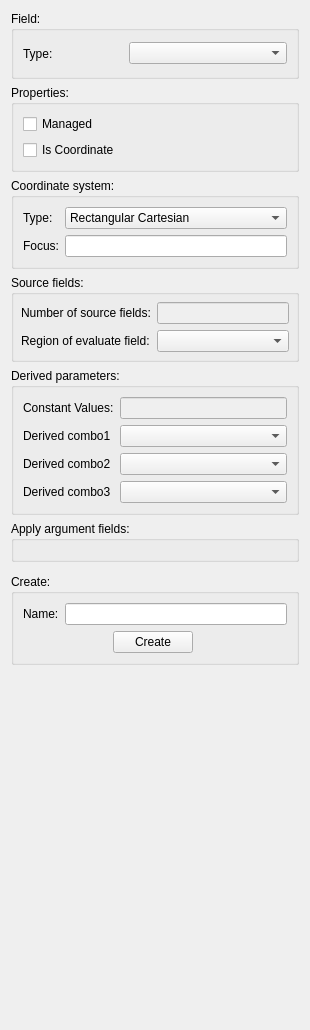
<?xml version="1.0" encoding="UTF-8"?>
<ui version="4.0">
 <class>FieldEditorWidget</class>
 <widget class="QWidget" name="FieldEditorWidget">
  <property name="enabled">
   <bool>true</bool>
  </property>
  <property name="geometry">
   <rect>
    <x>0</x>
    <y>0</y>
    <width>310</width>
    <height>1030</height>
   </rect>
  </property>
  <property name="sizePolicy">
   <sizepolicy hsizetype="Preferred" vsizetype="Preferred">
    <horstretch>0</horstretch>
    <verstretch>0</verstretch>
   </sizepolicy>
  </property>
  <property name="minimumSize">
   <size>
    <width>180</width>
    <height>0</height>
   </size>
  </property>
  <property name="windowTitle">
   <string>Field Editor</string>
  </property>
  <layout class="QVBoxLayout" name="verticalLayout">
   <item>
    <widget class="QGroupBox" name="field_groupbox">
     <property name="title">
      <string>Field:</string>
     </property>
     <layout class="QHBoxLayout" name="horizontalLayout">
      <item>
       <widget class="QLabel" name="field_type_label">
        <property name="sizePolicy">
         <sizepolicy hsizetype="Minimum" vsizetype="Preferred">
          <horstretch>0</horstretch>
          <verstretch>0</verstretch>
         </sizepolicy>
        </property>
        <property name="minimumSize">
         <size>
          <width>100</width>
          <height>27</height>
         </size>
        </property>
        <property name="text">
         <string>Type:</string>
        </property>
       </widget>
      </item>
      <item>
       <widget class="FieldTypeChooserWidget" name="field_type_chooser">
        <property name="sizePolicy">
         <sizepolicy hsizetype="Expanding" vsizetype="Fixed">
          <horstretch>0</horstretch>
          <verstretch>0</verstretch>
         </sizepolicy>
        </property>
        <property name="sizeAdjustPolicy">
         <enum>QComboBox::AdjustToContents</enum>
        </property>
       </widget>
      </item>
     </layout>
    </widget>
   </item>
   <item>
    <widget class="QGroupBox" name="general_groupbox">
     <property name="enabled">
      <bool>true</bool>
     </property>
     <property name="maximumSize">
      <size>
       <width>16777215</width>
       <height>16777215</height>
      </size>
     </property>
     <property name="title">
      <string>Properties:</string>
     </property>
     <property name="checkable">
      <bool>false</bool>
     </property>
     <layout class="QGridLayout" name="gridLayout_3">
      <item row="1" column="0">
       <widget class="QCheckBox" name="type_coordinate_checkbox">
        <property name="text">
         <string>Is Coordinate</string>
        </property>
       </widget>
      </item>
      <item row="0" column="0">
       <widget class="QCheckBox" name="managed_checkbox">
        <property name="text">
         <string>Managed</string>
        </property>
       </widget>
      </item>
     </layout>
    </widget>
   </item>
   <item>
    <widget class="QGroupBox" name="coordinate_system_groupbox">
     <property name="maximumSize">
      <size>
       <width>16777215</width>
       <height>16777215</height>
      </size>
     </property>
     <property name="title">
      <string>Coordinate system:</string>
     </property>
     <property name="flat">
      <bool>false</bool>
     </property>
     <layout class="QGridLayout" name="gridLayout">
      <item row="0" column="0">
       <widget class="QLabel" name="coordinate_system_type_label">
        <property name="text">
         <string>Type:</string>
        </property>
       </widget>
      </item>
      <item row="0" column="1">
       <widget class="FieldChooserWidget" name="coordinate_system_type_chooser">
        <property name="editable">
         <bool>false</bool>
        </property>
        <property name="sizeAdjustPolicy">
         <enum>QComboBox::AdjustToContents</enum>
        </property>
        <item>
         <property name="text">
          <string>Rectangular Cartesian</string>
         </property>
        </item>
        <item>
         <property name="text">
          <string>Cylindrial Polar</string>
         </property>
        </item>
        <item>
         <property name="text">
          <string>Spherical Polar</string>
         </property>
        </item>
        <item>
         <property name="text">
          <string>Prolate Spheroidal</string>
         </property>
        </item>
        <item>
         <property name="text">
          <string>Oblate Spheroidal</string>
         </property>
        </item>
        <item>
         <property name="text">
          <string>Fibre</string>
         </property>
        </item>
       </widget>
      </item>
      <item row="1" column="0">
       <widget class="QLabel" name="coordinate_system_focus_label">
        <property name="text">
         <string>Focus:</string>
        </property>
       </widget>
      </item>
      <item row="1" column="1">
       <widget class="QLineEdit" name="coordinate_system_focus_lineedit"/>
      </item>
     </layout>
    </widget>
   </item>
   <item>
    <widget class="QGroupBox" name="sourcefields_groupbox">
     <property name="title">
      <string>Source fields:</string>
     </property>
     <layout class="QGridLayout" name="gridLayout_4">
      <property name="leftMargin">
       <number>7</number>
      </property>
      <property name="topMargin">
       <number>7</number>
      </property>
      <property name="rightMargin">
       <number>7</number>
      </property>
      <property name="bottomMargin">
       <number>7</number>
      </property>
      <item row="0" column="0">
       <widget class="QLabel" name="number_of_source_fields_label">
        <property name="text">
         <string>Number of source fields:</string>
        </property>
       </widget>
      </item>
      <item row="0" column="1">
       <widget class="QLineEdit" name="number_of_source_fields_lineedit">
        <property name="enabled">
         <bool>false</bool>
        </property>
       </widget>
      </item>
      <item row="1" column="0">
       <widget class="QLabel" name="region_of_apply_fields_label">
        <property name="text">
         <string>Region of evaluate field:</string>
        </property>
       </widget>
      </item>
      <item row="1" column="1">
       <widget class="RegionChooserWidget" name="region_of_apply_fields_chooser"/>
      </item>
     </layout>
    </widget>
   </item>
   <item>
    <widget class="QGroupBox" name="derived_groupbox">
     <property name="title">
      <string>Derived parameters:</string>
     </property>
     <layout class="QGridLayout" name="gridLayout_9">
      <item row="1" column="2">
       <widget class="QComboBox" name="derived_chooser_1"/>
      </item>
      <item row="0" column="0">
       <widget class="QLabel" name="derived_values_label">
        <property name="text">
         <string>Constant Values:</string>
        </property>
       </widget>
      </item>
      <item row="3" column="2">
       <widget class="QComboBox" name="derived_chooser_3"/>
      </item>
      <item row="1" column="0">
       <widget class="QLabel" name="derived_combo_label_1">
        <property name="text">
         <string>Derived combo1</string>
        </property>
       </widget>
      </item>
      <item row="2" column="0">
       <widget class="QLabel" name="derived_combo_label_2">
        <property name="text">
         <string>Derived combo2</string>
        </property>
       </widget>
      </item>
      <item row="0" column="2">
       <widget class="QLineEdit" name="derived_values_lineedit">
        <property name="enabled">
         <bool>false</bool>
        </property>
       </widget>
      </item>
      <item row="3" column="0">
       <widget class="QLabel" name="derived_combo_label_3">
        <property name="text">
         <string>Derived combo3</string>
        </property>
       </widget>
      </item>
      <item row="2" column="2">
       <widget class="QComboBox" name="derived_chooser_2"/>
      </item>
     </layout>
    </widget>
   </item>
   <item>
    <widget class="QGroupBox" name="applyargumentfields_groupbox">
     <property name="title">
      <string>Apply argument fields:</string>
     </property>
     <layout class="QGridLayout" name="gridLayout_11"/>
    </widget>
   </item>
   <item>
    <widget class="FieldPropertiesWidget" name="field_properties_widget" native="true"/>
   </item>
   <item>
    <widget class="QGroupBox" name="create_groupbox">
     <property name="minimumSize">
      <size>
       <width>180</width>
       <height>0</height>
      </size>
     </property>
     <property name="title">
      <string>Create:</string>
     </property>
     <layout class="QFormLayout" name="formLayout">
      <item row="0" column="0">
       <widget class="QLabel" name="name_label">
        <property name="text">
         <string>Name:</string>
        </property>
       </widget>
      </item>
      <item row="0" column="1">
       <widget class="QLineEdit" name="name_lineedit"/>
      </item>
      <item row="1" column="0" colspan="2">
       <layout class="QHBoxLayout" name="horizontalLayout_2">
        <item>
         <spacer name="horizontalSpacer">
          <property name="orientation">
           <enum>Qt::Horizontal</enum>
          </property>
          <property name="sizeHint" stdset="0">
           <size>
            <width>118</width>
            <height>17</height>
           </size>
          </property>
         </spacer>
        </item>
        <item>
         <widget class="QPushButton" name="create_button">
          <property name="text">
           <string>Create</string>
          </property>
         </widget>
        </item>
        <item>
         <spacer name="horizontalSpacer_2">
          <property name="orientation">
           <enum>Qt::Horizontal</enum>
          </property>
          <property name="sizeHint" stdset="0">
           <size>
            <width>122</width>
            <height>17</height>
           </size>
          </property>
         </spacer>
        </item>
       </layout>
      </item>
     </layout>
    </widget>
   </item>
   <item>
    <spacer name="verticalSpacer">
     <property name="orientation">
      <enum>Qt::Vertical</enum>
     </property>
     <property name="sizeHint" stdset="0">
      <size>
       <width>20</width>
       <height>40</height>
      </size>
     </property>
    </spacer>
   </item>
  </layout>
 </widget>
 <customwidgets>
  <customwidget>
   <class>RegionChooserWidget</class>
   <extends>QComboBox</extends>
   <header>opencmiss/zincwidgets/regionchooserwidget.h</header>
   <container>1</container>
  </customwidget>
  <customwidget>
   <class>FieldChooserWidget</class>
   <extends>QComboBox</extends>
   <header>opencmiss/zincwidgets/fieldchooserwidget.h</header>
  </customwidget>
  <customwidget>
   <class>FieldTypeChooserWidget</class>
   <extends>QComboBox</extends>
   <header>opencmiss/zincwidgets/fieldtypechooserwidget.h</header>
  </customwidget>
  <customwidget>
   <class>FieldPropertiesWidget</class>
   <extends>QWidget</extends>
   <header>opencmiss/zincwidgets/fieldpropertieswidget.h</header>
   <container>1</container>
  </customwidget>
 </customwidgets>
 <resources/>
 <connections/>
 <slots>
  <slot>materialChanged(int)</slot>
  <slot>dataFieldChanged(int)</slot>
  <slot>glyphChanged(int)</slot>
  <slot>pointOrientationScaleFieldChanged(int)</slot>
  <slot>labelFieldChanged(int)</slot>
  <slot>pointBaseSizeEntered()</slot>
  <slot>pointScaleFactorsEntered()</slot>
  <slot>exteriorClicked(bool)</slot>
  <slot>isoscalarFieldChanged(int)</slot>
  <slot>faceChanged(int)</slot>
  <slot>wireframeClicked(bool)</slot>
  <slot>isovaluesEntered()</slot>
  <slot>lineShapeChanged(int)</slot>
  <slot>lineScaleFactorsEntered()</slot>
  <slot>lineOrientationScaleFieldChanged(int)</slot>
  <slot>lineBaseSizeEntered()</slot>
  <slot>streamVectorFieldChanged(int)</slot>
  <slot>streamlinesTrackLengthEntered()</slot>
  <slot>streamlinesTrackDirectionChanged(int)</slot>
  <slot>coordinateFieldChanged(int)</slot>
  <slot>samplingModeChanged(int)</slot>
  <slot>samplingDivisionsEntered()</slot>
  <slot>streamlinesColourDataTypeChanged(int)</slot>
  <slot>spectrumChanged(int)</slot>
  <slot>scenecoordinatesystemChanged(int)</slot>
  <slot>tessellationChanged(int)</slot>
 </slots>
</ui>
